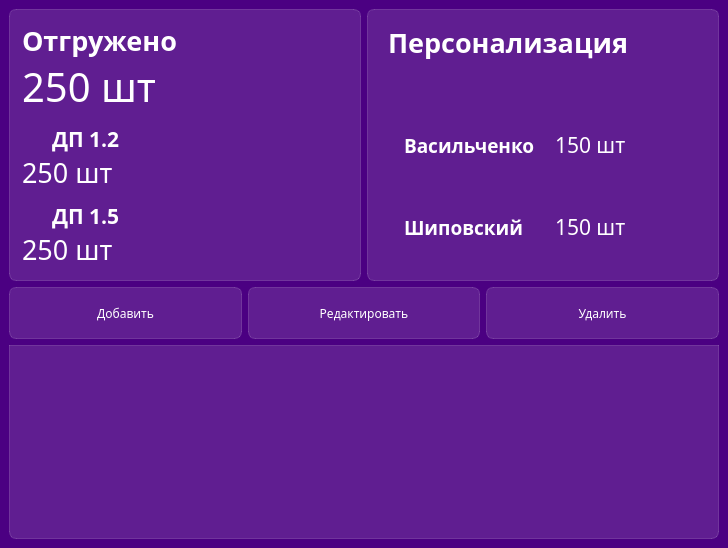
<?xml version="1.0" encoding="UTF-8"?>
<ui version="4.0">
 <class>MainWindow</class>
 <widget class="QMainWindow" name="MainWindow">
  <property name="geometry">
   <rect>
    <x>0</x>
    <y>0</y>
    <width>728</width>
    <height>548</height>
   </rect>
  </property>
  <property name="windowTitle">
   <string>Plate loader</string>
  </property>
  <property name="styleSheet">
   <string notr="true">background-color: #4B0082;
font-family: Roboto LT;</string>
  </property>
  <widget class="QWidget" name="centralwidget">
   <layout class="QVBoxLayout" name="verticalLayout_3">
    <item>
     <layout class="QHBoxLayout" name="horizontalLayout_5">
      <item>
       <widget class="QFrame" name="balance_frame">
        <property name="styleSheet">
         <string notr="true">background-color: rgba(255,255,255,30);
border: 1px solid rgba(255,255,255,40);
border-radius: 7px;</string>
        </property>
        <layout class="QVBoxLayout" name="verticalLayout">
         <property name="spacing">
          <number>0</number>
         </property>
         <property name="leftMargin">
          <number>12</number>
         </property>
         <property name="topMargin">
          <number>12</number>
         </property>
         <property name="rightMargin">
          <number>12</number>
         </property>
         <property name="bottomMargin">
          <number>12</number>
         </property>
         <item>
          <widget class="QLabel" name="lb_loader">
           <property name="styleSheet">
            <string notr="true">color: white;
font-weight: bold;
font-size: 20pt;
background-color: none;
border: none;</string>
           </property>
           <property name="text">
            <string>Отгружено</string>
           </property>
          </widget>
         </item>
         <item>
          <widget class="QLabel" name="lb_total">
           <property name="styleSheet">
            <string notr="true">color: white;
font-size: 30pt;
background-color: none;
border: none;</string>
           </property>
           <property name="text">
            <string>250 шт</string>
           </property>
          </widget>
         </item>
         <item>
          <layout class="QHBoxLayout" name="horizontalLayout">
           <item>
            <widget class="QLabel" name="label_3">
             <property name="maximumSize">
              <size>
               <width>24</width>
               <height>16777215</height>
              </size>
             </property>
             <property name="styleSheet">
              <string notr="true">background-color: none;
border: none;
padding-top: 10px;</string>
             </property>
             <property name="text">
              <string/>
             </property>
             <property name="pixmap">
              <pixmap resource="../../../../res-rc.qrc">:/icon/icon/local_shipping_white_24dp.svg</pixmap>
             </property>
            </widget>
           </item>
           <item>
            <widget class="QLabel" name="label_4">
             <property name="styleSheet">
              <string notr="true">color: white;
font-size: 16pt;
background-color: none;
border: none;
font-weight: bold;
padding-top: 10px;</string>
             </property>
             <property name="text">
              <string>ДП 1.2</string>
             </property>
            </widget>
           </item>
          </layout>
         </item>
         <item>
          <widget class="QLabel" name="lb_total_min">
           <property name="styleSheet">
            <string notr="true">color: white;
font-size: 20pt;
background-color: none;
border: none;</string>
           </property>
           <property name="text">
            <string>250 шт</string>
           </property>
          </widget>
         </item>
         <item>
          <layout class="QHBoxLayout" name="horizontalLayout_2">
           <item>
            <widget class="QLabel" name="label_6">
             <property name="maximumSize">
              <size>
               <width>24</width>
               <height>16777215</height>
              </size>
             </property>
             <property name="styleSheet">
              <string notr="true">background-color: none;
border: none;
padding-top: 10px;</string>
             </property>
             <property name="text">
              <string/>
             </property>
             <property name="pixmap">
              <pixmap resource="../../../../res-rc.qrc">:/icon/icon/local_shipping_white_24dp.svg</pixmap>
             </property>
            </widget>
           </item>
           <item>
            <widget class="QLabel" name="label_7">
             <property name="styleSheet">
              <string notr="true">color: white;
font-size: 16pt;
background-color: none;
border: none;
font-weight: bold;
padding-top: 10px;</string>
             </property>
             <property name="text">
              <string>ДП 1.5</string>
             </property>
            </widget>
           </item>
          </layout>
         </item>
         <item>
          <widget class="QLabel" name="lb_total_max">
           <property name="styleSheet">
            <string notr="true">color: white;
font-size: 20pt;
background-color: none;
border: none;</string>
           </property>
           <property name="text">
            <string>250 шт</string>
           </property>
          </widget>
         </item>
        </layout>
       </widget>
      </item>
      <item>
       <widget class="QFrame" name="categories_frame">
        <property name="styleSheet">
         <string notr="true">background-color: rgba(255,255,255,30);
border: 1px solid rgba(255,255,255,40);
border-radius: 7px;</string>
        </property>
        <layout class="QVBoxLayout" name="verticalLayout_2">
         <property name="spacing">
          <number>0</number>
         </property>
         <property name="leftMargin">
          <number>12</number>
         </property>
         <property name="topMargin">
          <number>12</number>
         </property>
         <property name="rightMargin">
          <number>12</number>
         </property>
         <property name="bottomMargin">
          <number>12</number>
         </property>
         <item>
          <widget class="QLabel" name="label_9">
           <property name="maximumSize">
            <size>
             <width>16777215</width>
             <height>16777215</height>
            </size>
           </property>
           <property name="styleSheet">
            <string notr="true">color: white;
font-weight: bold;
font-size: 20pt;
background-color: none;
border: none;
padding-bottom: 42px;
</string>
           </property>
           <property name="text">
            <string>Персонализация</string>
           </property>
          </widget>
         </item>
         <item>
          <layout class="QHBoxLayout" name="horizontalLayout_3">
           <item>
            <widget class="QLabel" name="label_13">
             <property name="maximumSize">
              <size>
               <width>24</width>
               <height>16777215</height>
              </size>
             </property>
             <property name="styleSheet">
              <string notr="true">background-color: none;
border: none;
</string>
             </property>
             <property name="text">
              <string/>
             </property>
             <property name="pixmap">
              <pixmap resource="../../../../res-rc.qrc">:/icon/icon/person_white_24dp.svg</pixmap>
             </property>
            </widget>
           </item>
           <item>
            <widget class="QLabel" name="label_11">
             <property name="styleSheet">
              <string notr="true">color: white;
font-size: 14pt;
background-color: none;
border: none;
font-weight: bold;</string>
             </property>
             <property name="text">
              <string>Васильченко</string>
             </property>
            </widget>
           </item>
           <item>
            <widget class="QLabel" name="lb_personally_v">
             <property name="styleSheet">
              <string notr="true">color: white;
font-size: 16pt;
background-color: none;
border: none;
</string>
             </property>
             <property name="text">
              <string>150 шт</string>
             </property>
            </widget>
           </item>
          </layout>
         </item>
         <item>
          <layout class="QHBoxLayout" name="horizontalLayout_4">
           <item>
            <widget class="QLabel" name="label_10">
             <property name="maximumSize">
              <size>
               <width>24</width>
               <height>16777215</height>
              </size>
             </property>
             <property name="styleSheet">
              <string notr="true">background-color: none;
border: none;</string>
             </property>
             <property name="text">
              <string/>
             </property>
             <property name="pixmap">
              <pixmap resource="../../../../res-rc.qrc">:/icon/icon/person_white_24dp.svg</pixmap>
             </property>
            </widget>
           </item>
           <item>
            <widget class="QLabel" name="label_14">
             <property name="styleSheet">
              <string notr="true">color: white;
font-size: 14pt;
background-color: none;
border: none;
font-weight: bold;</string>
             </property>
             <property name="text">
              <string>Шиповский</string>
             </property>
            </widget>
           </item>
           <item>
            <widget class="QLabel" name="lb_personally_sh">
             <property name="styleSheet">
              <string notr="true">color: white;
font-size: 16pt;
background-color: none;
border: none;
</string>
             </property>
             <property name="text">
              <string>150 шт</string>
             </property>
            </widget>
           </item>
          </layout>
         </item>
        </layout>
       </widget>
      </item>
     </layout>
    </item>
    <item>
     <layout class="QHBoxLayout" name="horizontalLayout_6">
      <item>
       <widget class="QPushButton" name="bt_pl_load">
        <property name="styleSheet">
         <string notr="true">QPushButton {
color: white;
background-color: rgba(255,255,255,30);
border: 1px solid  rgba(255,255,255,40);
border-radius: 7px;
width: 230px;
height: 50px;
}
QPushButton:hover {
background-color:  rgba(255,255,255,40);
}
QPushButton:pressed {
background-color:  rgba(255,255,255,70);
}</string>
        </property>
        <property name="text">
         <string>Добавить</string>
        </property>
        <property name="icon">
         <iconset resource="../../../../res-rc.qrc">
          <normaloff>:/icon/icon/add_white_24dp.svg</normaloff>:/icon/icon/add_white_24dp.svg</iconset>
        </property>
        <property name="iconSize">
         <size>
          <width>24</width>
          <height>24</height>
         </size>
        </property>
       </widget>
      </item>
      <item>
       <widget class="QPushButton" name="btn_pl_edit">
        <property name="styleSheet">
         <string notr="true">QPushButton {
color: white;
background-color: rgba(255,255,255,30);
border: 1px solid  rgba(255,255,255,40);
border-radius: 7px;
width: 230px;
height: 50px;
}
QPushButton:hover {
background-color:  rgba(255,255,255,40);
}
QPushButton:pressed {
background-color:  rgba(255,255,255,70);
}</string>
        </property>
        <property name="text">
         <string>Редактировать</string>
        </property>
        <property name="icon">
         <iconset resource="../../../../res-rc.qrc">
          <normaloff>:/icon/icon/edit_white_24dp.svg</normaloff>:/icon/icon/edit_white_24dp.svg</iconset>
        </property>
        <property name="iconSize">
         <size>
          <width>24</width>
          <height>24</height>
         </size>
        </property>
       </widget>
      </item>
      <item>
       <widget class="QPushButton" name="pushButton_3">
        <property name="styleSheet">
         <string notr="true">QPushButton {
color: white;
background-color: rgba(255,255,255,30);
border: 1px solid  rgba(255,255,255,40);
border-radius: 7px;
width: 230px;
height: 50px;
}
QPushButton:hover {
background-color:  rgba(255,255,255,40);
}
QPushButton:pressed {
background-color:  rgba(255,255,255,70);
}</string>
        </property>
        <property name="text">
         <string>Удалить</string>
        </property>
        <property name="icon">
         <iconset resource="../../../../res-rc.qrc">
          <normaloff>:/icon/icon/delete_white_24dp.svg</normaloff>:/icon/icon/delete_white_24dp.svg</iconset>
        </property>
        <property name="iconSize">
         <size>
          <width>24</width>
          <height>24</height>
         </size>
        </property>
       </widget>
      </item>
     </layout>
    </item>
    <item>
     <widget class="QTableView" name="tableView">
      <property name="styleSheet">
       <string notr="true">QTableView {
background-color: rgba(255,255,255, 30);
border: 1px solid rgba(255,255,255, 40);
border-bottom-right-radius: 7px;
border-bottom-left-radius: 7px;
}
QTableView:section {
background-color: rgba(53,53,53);
color: white;
border: none;
height: 50px;
font-size: 14pt;
}
QTableView:item {
border-style: none;
border-bottom: rgba(255,255,255, 50)
}
QTableView:item:selected {
border: none;
color: rgba(255,255,255);
background-color: rgba(255,255,255, 50);
}

</string>
      </property>
      <property name="verticalScrollBarPolicy">
       <enum>Qt::ScrollBarAlwaysOff</enum>
      </property>
      <property name="horizontalScrollBarPolicy">
       <enum>Qt::ScrollBarAlwaysOff</enum>
      </property>
      <property name="showGrid">
       <bool>false</bool>
      </property>
      <attribute name="horizontalHeaderDefaultSectionSize">
       <number>135</number>
      </attribute>
     </widget>
    </item>
   </layout>
  </widget>
 </widget>
 <resources>
  <include location="../../../../res-rc.qrc"/>
 </resources>
 <connections/>
</ui>
